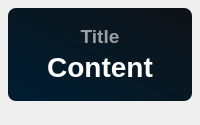
<?xml version="1.0" encoding="UTF-8"?>
<ui version="4.0">
 <class>Form</class>
 <widget class="QWidget" name="Form">
  <property name="geometry">
   <rect>
    <x>0</x>
    <y>0</y>
    <width>200</width>
    <height>125</height>
   </rect>
  </property>
  <property name="minimumSize">
   <size>
    <width>0</width>
    <height>0</height>
   </size>
  </property>
  <property name="maximumSize">
   <size>
    <width>16777215</width>
    <height>65536</height>
   </size>
  </property>
  <property name="windowTitle">
   <string>基本组件</string>
  </property>
  <layout class="QHBoxLayout" name="horizontalLayout">
   <property name="spacing">
    <number>20</number>
   </property>
   <property name="leftMargin">
    <number>8</number>
   </property>
   <property name="topMargin">
    <number>8</number>
   </property>
   <property name="rightMargin">
    <number>8</number>
   </property>
   <property name="bottomMargin">
    <number>24</number>
   </property>
   <item>
    <widget class="QFrame" name="backgnd">
     <property name="styleSheet">
      <string notr="true">background-color: qlineargradient(spread:pad, x1:0, y1:1, x2:1, y2:0, stop:0 rgba(0, 30, 50, 255), stop:1 rgba(15, 18, 22, 255));
border-radius: 8px</string>
     </property>
     <property name="frameShape">
      <enum>QFrame::StyledPanel</enum>
     </property>
     <property name="frameShadow">
      <enum>QFrame::Raised</enum>
     </property>
     <layout class="QVBoxLayout" name="verticalLayout">
      <property name="spacing">
       <number>0</number>
      </property>
      <property name="topMargin">
       <number>14</number>
      </property>
      <property name="bottomMargin">
       <number>14</number>
      </property>
      <item>
       <widget class="QLabel" name="title">
        <property name="sizePolicy">
         <sizepolicy hsizetype="Expanding" vsizetype="Maximum">
          <horstretch>0</horstretch>
          <verstretch>0</verstretch>
         </sizepolicy>
        </property>
        <property name="font">
         <font>
          <family>Microsoft YaHei UI</family>
          <pointsize>14</pointsize>
          <weight>75</weight>
          <bold>true</bold>
         </font>
        </property>
        <property name="styleSheet">
         <string notr="true">color: rgba(255, 255, 255, 150);
font-weight: bold;
background-color: rgba(255, 255, 255, 0);</string>
        </property>
        <property name="text">
         <string>Title</string>
        </property>
        <property name="textFormat">
         <enum>Qt::PlainText</enum>
        </property>
        <property name="alignment">
         <set>Qt::AlignCenter</set>
        </property>
       </widget>
      </item>
      <item>
       <widget class="QLabel" name="content">
        <property name="sizePolicy">
         <sizepolicy hsizetype="Expanding" vsizetype="Maximum">
          <horstretch>0</horstretch>
          <verstretch>0</verstretch>
         </sizepolicy>
        </property>
        <property name="font">
         <font>
          <family>Microsoft YaHei UI</family>
          <pointsize>21</pointsize>
          <weight>75</weight>
          <bold>true</bold>
         </font>
        </property>
        <property name="styleSheet">
         <string notr="true">border: none;
color: rgba(255, 255, 255, 255);
font-weight: bold;
background-color: rgba(255, 255, 255, 0);</string>
        </property>
        <property name="text">
         <string>Content</string>
        </property>
        <property name="textFormat">
         <enum>Qt::PlainText</enum>
        </property>
        <property name="alignment">
         <set>Qt::AlignCenter</set>
        </property>
       </widget>
      </item>
     </layout>
    </widget>
   </item>
  </layout>
 </widget>
 <resources/>
 <connections/>
</ui>
